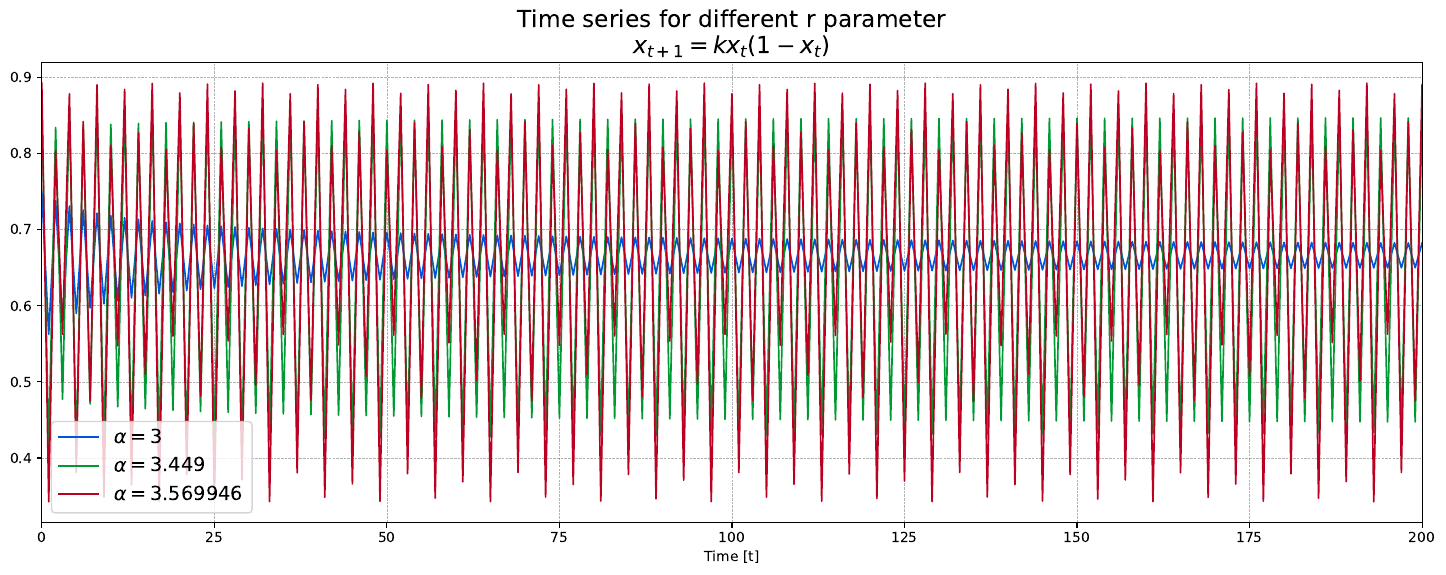

Source code (Python):
import numpy as np
import matplotlib.pyplot as plt

ts_length = 200
# x_values = [0]  # empty list
r_list = [3, 3.449, 3.569946]
colors = ['#0055DD', '#009933', '#BB0022']


def tseries(r):
    x_values = []
    x = 0.5
    for t in range(ts_length + 1):
        x = r * x * (1 - x)
        x_values.append(x)
    return x_values


fig = plt.figure(figsize=(12, 6))
plt.xlim(0, ts_length)
# plt.ylim(3.35, 3.65)

plt.rcParams.update({'font.size': 14})

i = 0
for r in r_list:
    x = tseries(r)
    plt.plot(x, linewidth=1.2, color=colors[i], label='$\\alpha = $' + str(r))
    i += 1

plt.grid(True, 'major', 'both', ls='--', lw=.5, c='k', alpha=.3)
plt.xlabel('Time [t]')
plt.ylabel('')
plt.title('Time series for different r parameter\n$x_{t+1} = r x_t (1 - x_t)$')
plt.legend()
plt.show()
fig.savefig("chaos.pdf", bbox_inches='tight')
